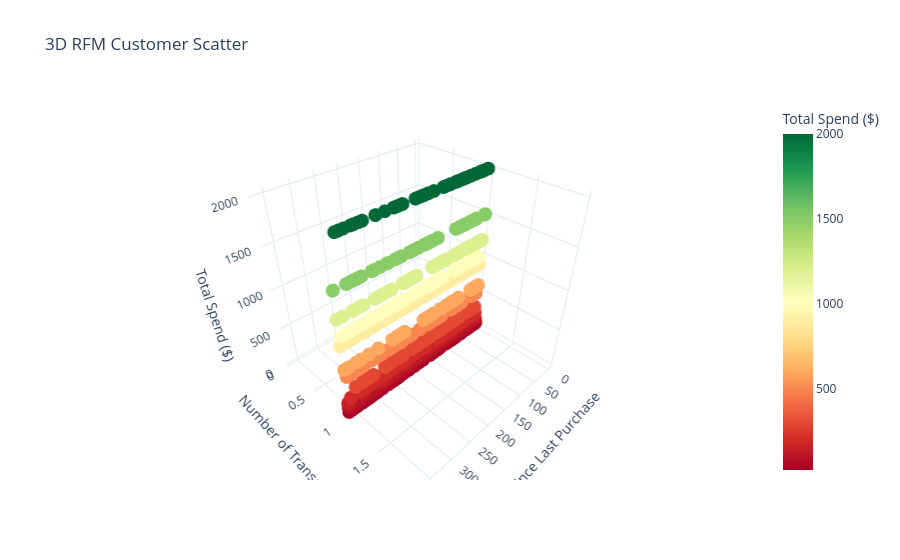

Notebook cell for this chart:
### Code cell
# --- [Section 6.3: RFM-Style Customer Metrics] ---
# RFM = Recency, Frequency, Monetary — a classic customer segmentation framework.
# Recency: How recently did they buy? Frequency: How often? Monetary: How much total?
# Dataset may not contain a customer identifier; skip if missing.

if 'Customer ID' in df_feat.columns:
    reference_date = df_feat['Date'].max()

    rfm = df_feat.groupby('Customer ID').agg(
        Recency   = ('Date', lambda x: (reference_date - x.max()).days),
        Frequency = ('Transaction ID', 'count'),
        Monetary  = ('Total Amount', 'sum')
    ).reset_index()

    print(f"✅ RFM table built for {len(rfm)} unique Customer IDs")
    display(rfm.describe().round(2))

    fig = px.scatter_3d(rfm, x='Recency', y='Frequency', z='Monetary',
                        color='Monetary', color_continuous_scale='RdYlGn',
                        title='3D RFM Customer Scatter',
                        labels={'Recency':'Days Since Last Purchase',
                                'Frequency':'Number of Transactions',
                                'Monetary':'Total Spend ($)'},
                        template='plotly_white')
    fig.show()
else:
    print("⚠️  'Customer ID' column not found; skipping RFM metrics.")

### Figure 1 — Plotly figure (JSON) as saved in the notebook; plotly's stock layout.template omitted (floating-point values rounded to 4 significant figures; data arrays with more than 128 entries replaced by an {"elided": "..."} marker saying what was removed)
{"data": [{"hovertemplate": "Days Since Last Purchase=%{x}<br>Number of Transactions=%{y}<br>Total Spend ($)=%{marker.color}<extra></extra>", "legendgroup": "", "marker": {"color": {"elided": "1000 int values"}, "coloraxis": "coloraxis", "symbol": "circle"}, "mode": "markers", "name": "", "scene": "scene", "showlegend": false, "type": "scatter3d", "x": {"elided": "1000 int values"}, "y": {"elided": "1000 int values"}, "z": {"elided": "1000 int values"}}], "layout": {"coloraxis": {"colorbar": {"title": {"text": "Total Spend ($)"}}, "colorscale": [[0, "rgb(165,0,38)"], [0.1, "rgb(215,48,39)"], [0.2, "rgb(244,109,67)"], [0.3, "rgb(253,174,97)"], [0.4, "rgb(254,224,139)"], [0.5, "rgb(255,255,191)"], [0.6, "rgb(217,239,139)"], [0.7, "rgb(166,217,106)"], [0.8, "rgb(102,189,99)"], [0.9, "rgb(26,152,80)"], [1, "rgb(0,104,55)"]]}, "legend": {"tracegroupgap": 0}, "scene": {"domain": {"x": [0, 1], "y": [0, 1]}, "xaxis": {"title": {"text": "Days Since Last Purchase"}}, "yaxis": {"title": {"text": "Number of Transactions"}}, "zaxis": {"title": {"text": "Total Spend ($)"}}}, "title": {"text": "3D RFM Customer Scatter"}}}
